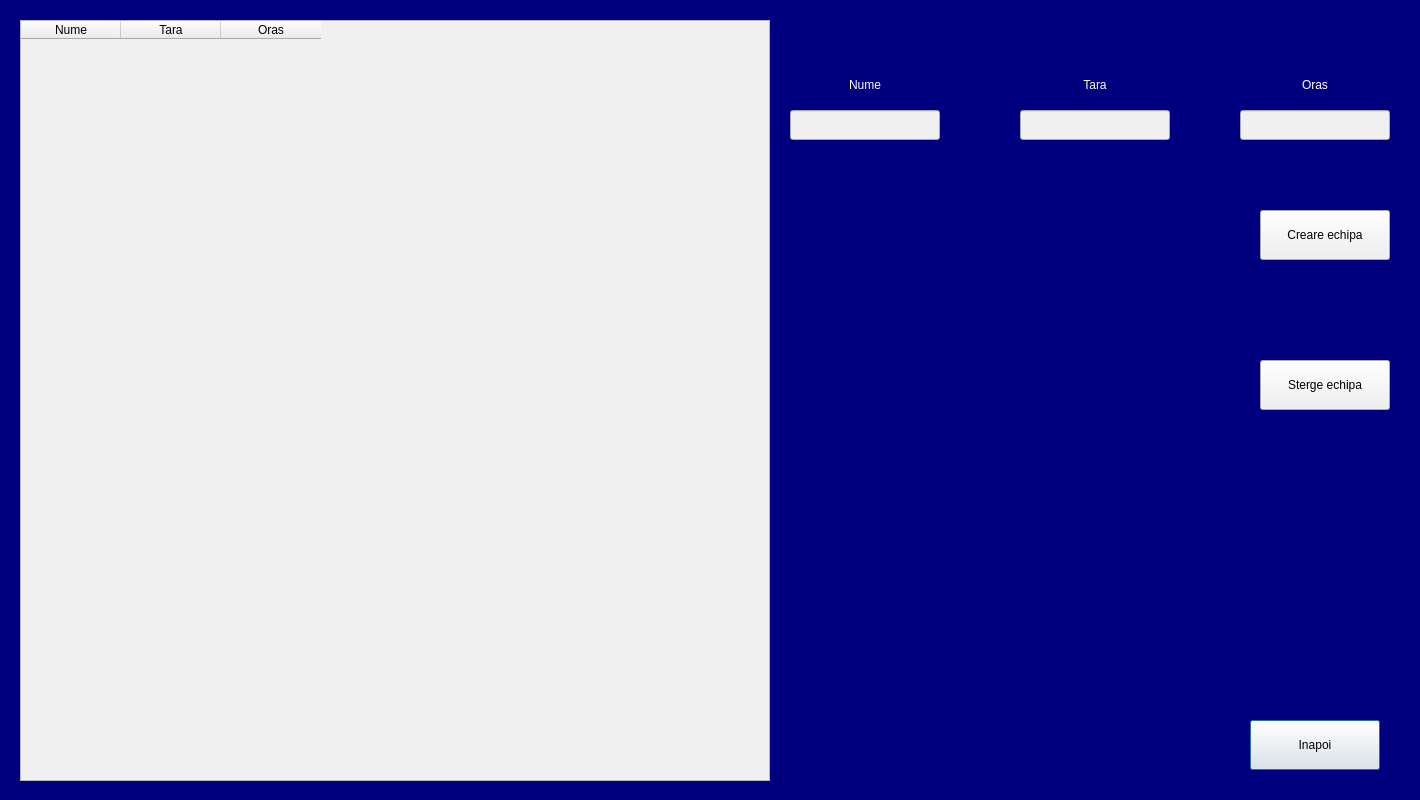
<?xml version="1.0" encoding="UTF-8"?>
<ui version="4.0">
 <class>Dialog</class>
 <widget class="QDialog" name="Dialog">
  <property name="geometry">
   <rect>
    <x>0</x>
    <y>0</y>
    <width>1420</width>
    <height>800</height>
   </rect>
  </property>
  <property name="windowTitle">
   <string>Dialog</string>
  </property>
  <property name="styleSheet">
   <string notr="true">background-color: rgb(0, 0, 127);</string>
  </property>
  <widget class="QTableWidget" name="tabel">
   <property name="geometry">
    <rect>
     <x>20</x>
     <y>20</y>
     <width>750</width>
     <height>761</height>
    </rect>
   </property>
   <property name="styleSheet">
    <string notr="true">background-color: rgb(240, 240, 240);</string>
   </property>
   <column>
    <property name="text">
     <string>Nume</string>
    </property>
   </column>
   <column>
    <property name="text">
     <string>Tara</string>
    </property>
   </column>
   <column>
    <property name="text">
     <string>Oras</string>
    </property>
   </column>
  </widget>
  <widget class="QLineEdit" name="nume">
   <property name="geometry">
    <rect>
     <x>790</x>
     <y>110</y>
     <width>150</width>
     <height>30</height>
    </rect>
   </property>
   <property name="styleSheet">
    <string notr="true">background-color: rgb(240, 240, 240);</string>
   </property>
  </widget>
  <widget class="QLabel" name="label">
   <property name="geometry">
    <rect>
     <x>790</x>
     <y>70</y>
     <width>150</width>
     <height>30</height>
    </rect>
   </property>
   <property name="styleSheet">
    <string notr="true">color: rgb(255, 255, 255);</string>
   </property>
   <property name="text">
    <string>Nume</string>
   </property>
   <property name="alignment">
    <set>Qt::AlignCenter</set>
   </property>
  </widget>
  <widget class="QLabel" name="label_2">
   <property name="geometry">
    <rect>
     <x>1020</x>
     <y>70</y>
     <width>150</width>
     <height>30</height>
    </rect>
   </property>
   <property name="styleSheet">
    <string notr="true">color: rgb(255, 255, 255);</string>
   </property>
   <property name="text">
    <string>Tara</string>
   </property>
   <property name="alignment">
    <set>Qt::AlignCenter</set>
   </property>
  </widget>
  <widget class="QLineEdit" name="tara">
   <property name="geometry">
    <rect>
     <x>1020</x>
     <y>110</y>
     <width>150</width>
     <height>30</height>
    </rect>
   </property>
   <property name="styleSheet">
    <string notr="true">background-color: rgb(240, 240, 240);</string>
   </property>
  </widget>
  <widget class="QLabel" name="label_3">
   <property name="geometry">
    <rect>
     <x>1240</x>
     <y>70</y>
     <width>150</width>
     <height>30</height>
    </rect>
   </property>
   <property name="styleSheet">
    <string notr="true">color: rgb(255, 255, 255);</string>
   </property>
   <property name="text">
    <string>Oras</string>
   </property>
   <property name="alignment">
    <set>Qt::AlignCenter</set>
   </property>
  </widget>
  <widget class="QLineEdit" name="oras">
   <property name="geometry">
    <rect>
     <x>1240</x>
     <y>110</y>
     <width>150</width>
     <height>30</height>
    </rect>
   </property>
   <property name="styleSheet">
    <string notr="true">background-color: rgb(240, 240, 240);</string>
   </property>
  </widget>
  <widget class="QPushButton" name="butonInapoi">
   <property name="geometry">
    <rect>
     <x>1250</x>
     <y>720</y>
     <width>130</width>
     <height>50</height>
    </rect>
   </property>
   <property name="styleSheet">
    <string notr="true">background-color: rgb(240, 240, 240);</string>
   </property>
   <property name="text">
    <string>Inapoi</string>
   </property>
  </widget>
  <widget class="QPushButton" name="butonCreare">
   <property name="geometry">
    <rect>
     <x>1260</x>
     <y>210</y>
     <width>130</width>
     <height>50</height>
    </rect>
   </property>
   <property name="styleSheet">
    <string notr="true">background-color: rgb(240, 240, 240);</string>
   </property>
   <property name="text">
    <string>Creare echipa</string>
   </property>
  </widget>
  <widget class="QPushButton" name="butonSterge">
   <property name="geometry">
    <rect>
     <x>1260</x>
     <y>360</y>
     <width>130</width>
     <height>50</height>
    </rect>
   </property>
   <property name="styleSheet">
    <string notr="true">background-color: rgb(240, 240, 240);</string>
   </property>
   <property name="text">
    <string>Sterge echipa</string>
   </property>
  </widget>
 </widget>
 <resources/>
 <connections/>
</ui>
